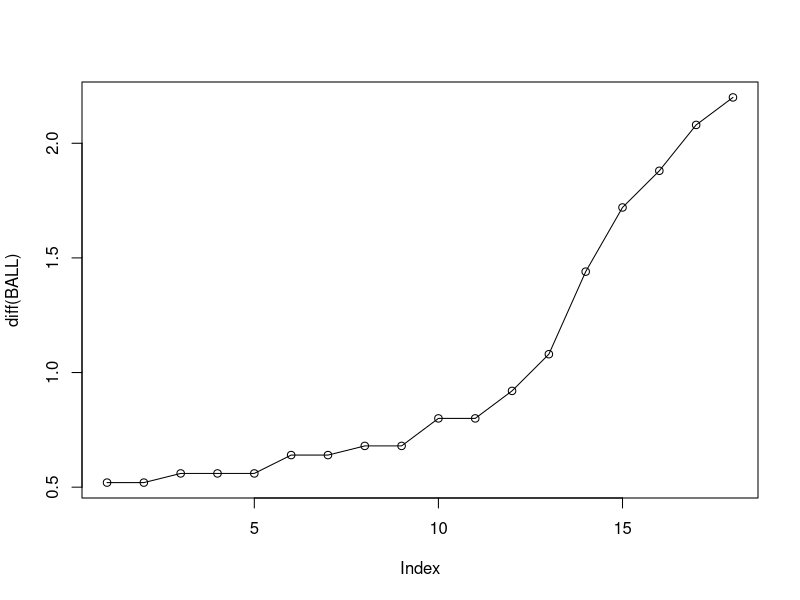
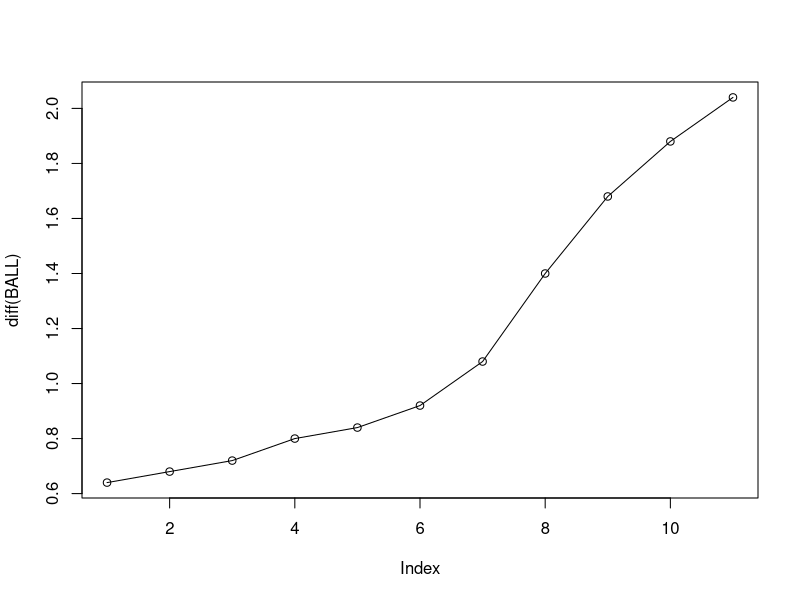
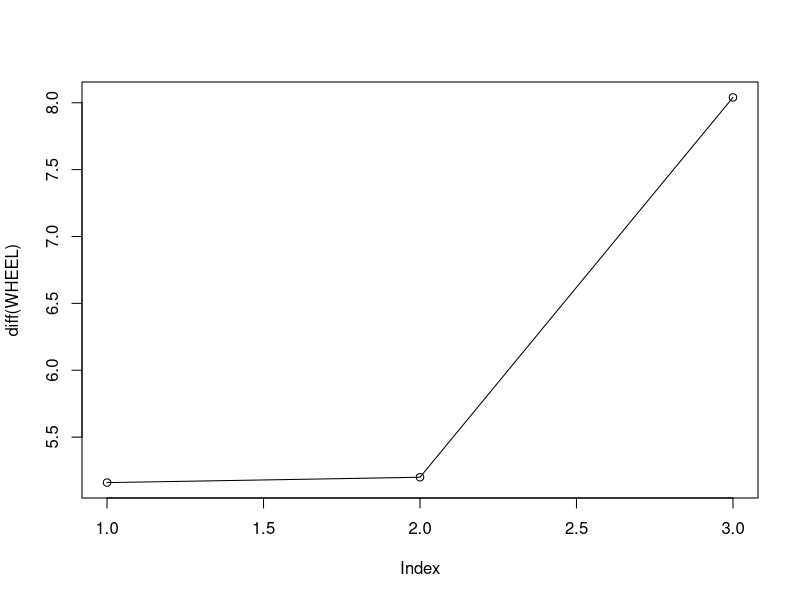
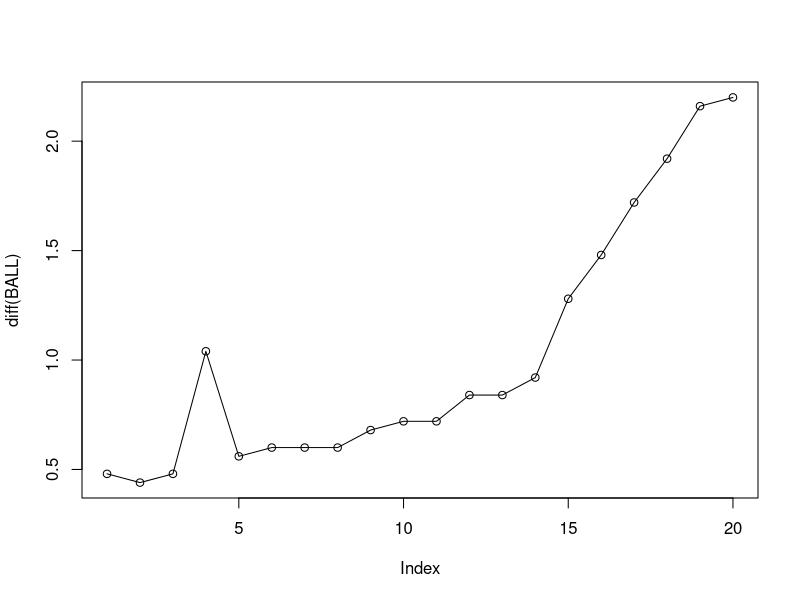
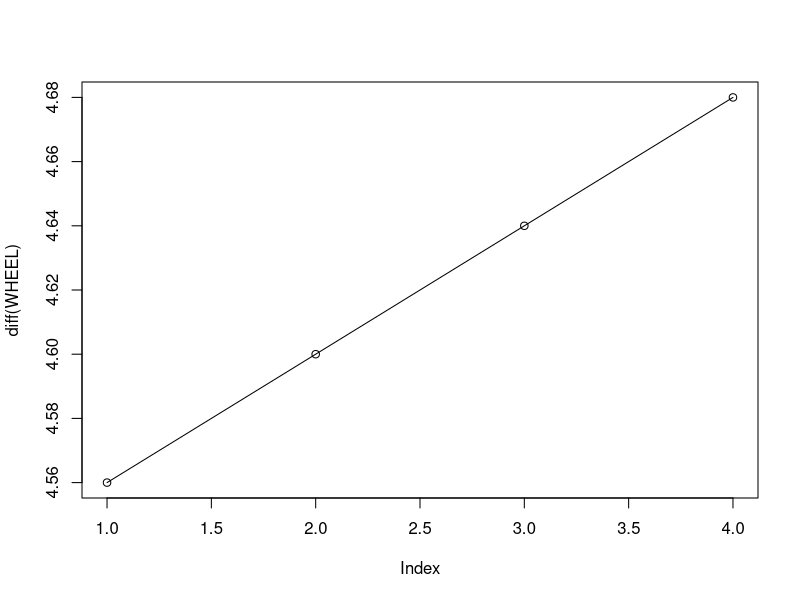
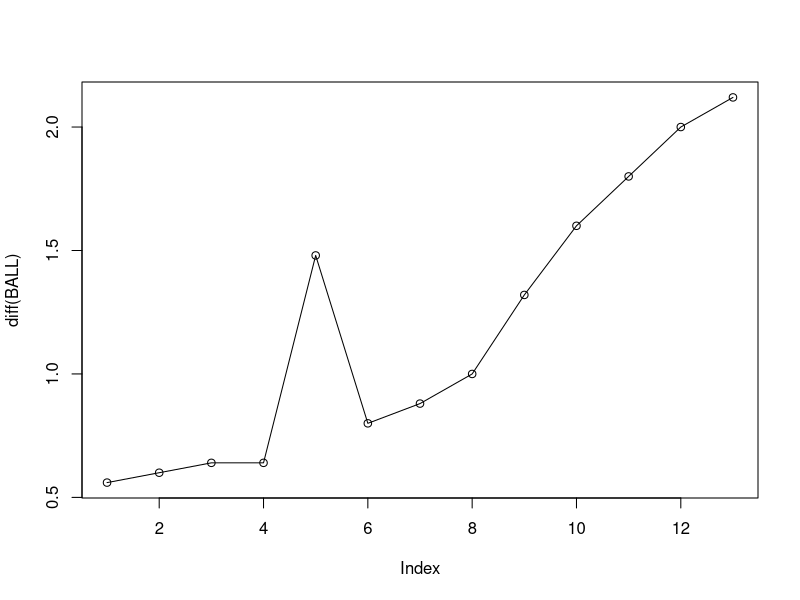
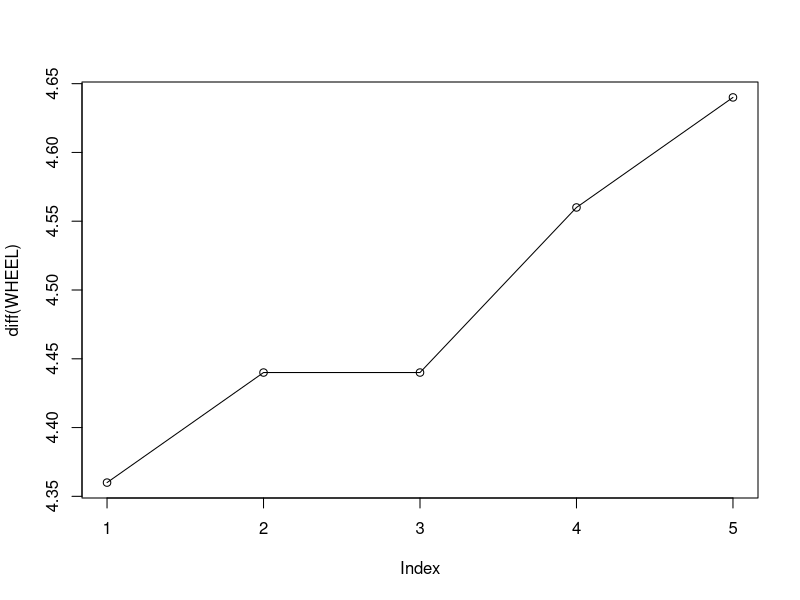
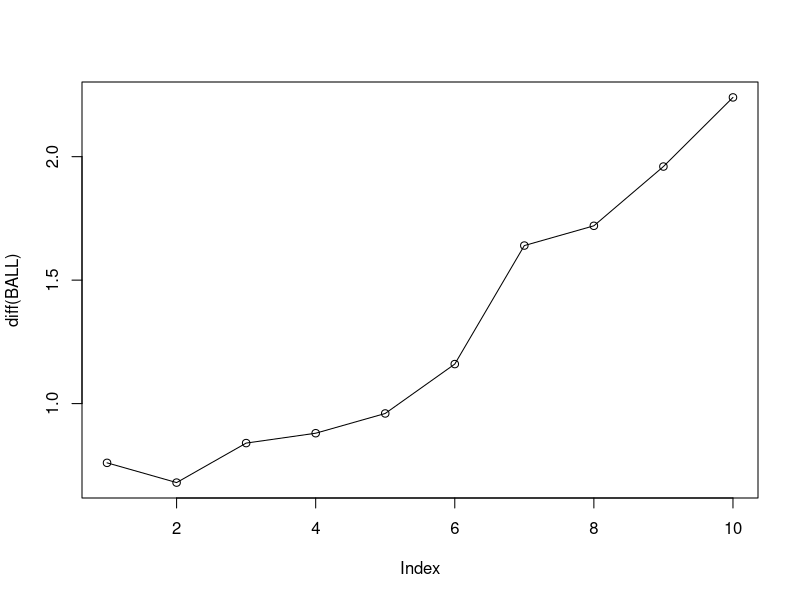

These figures' R source, in order:

# experiment 1
BALL = c(0.68, 1.20, 1.72, 2.28, 2.84, 3.40, 4.04, 4.68, 5.36, 6.04, 6.84, 7.64, 8.56, 9.64, 11.08, 12.80, 14.68, 16.76, 18.96)
plot(diff(BALL), type='o')

real_BALL_1 = c(01.049, 01.700, 02.400, 03.133, 03.916, 04.733, 05.649, 06.349, 08.266, 09.816, 11.683, 13.733)
real_BALL_2 = c(01.200, 02.133, 03.200, 04.633, 06.349, 08.249, 10.366)
real_BALL_3 = c(00.966, 01.816, 02.833, 04.066, 05.666, 07.449, 09.416, 11.633)
real_BALL_4 = c(01.349, 01.883, 02.466, 03.049, 03.666, 04.333, 05.016, 05.733, 06.533, 07.366, 08.266, 09.400, 10.833, 12.533, 14.400, 16.466)
real_BALL_5 = c(01.200, 01.716, 02.233, 02.816, 03.416, 04.016, 04.649, 05.383, 06.066, 06.833, 07.649, 08.566, 09.683, 11.066, 12.700, 14.549, 16.583, 18.683) # ca tape le diamond. quasiment un tour complet.
real_BALL_6 = c(00.666, 01.166, 01.700, 02.233, 02.800, 03.383, 03.999, 04.666, 05.333, 06.033, 06.800, 07.633, 08.566, 09.649, 11.066, 12.766, 14.649, 16.733, 19.049)
real_BALL_7 = c(01.783, 02.383, 02.983, 03.583, 04.300, 04.983, 05.749, 06.566, 07.433, 08.416, 09.733, 11.283, 13.016, 14.983, 17.149, 19.200)
real_BALL_8 = c(01.616, 02.216, 02.833, 03.533, 04.216, 04.966, 05.766, 06.666, 07.649, 08.933, 10.500, 12.349, 14.266, 16.466)
real_BALL_9 = c(00.800, 01.200, 01.633, 02.100, 02.533, 03.016, 03.466, 03.999, 04.566, 05.133, 05.700, 06.300, 06.933, 07.600, 08.316, 09.033, 09.833, 10.733, 11.716, 12.949, 14.500, 16.300, 18.200, 20.416)
real_BALL_10 = c(01.333, 01.800, 02.249, 02.749, 03.249, 03.783, 04.349, 04.949, 05.549, 06.183, 06.833, 07.549, 08.249, 09.083, 09.983, 10.916, 12.133, 13.600, 15.333, 17.249, 19.416, 21.683)
real_BALL_11 = c(00.616, 01.166, 01.783, 02.416, 03.100, 03.800, 04.533, 05.349, 06.216, 07.233, 08.549, 10.149, 11.916, 13.933, 15.966)
real_BALL_12 = c(00.600, 01.316, 02.033, 02.849, 03.733, 04.716, 05.900, 07.483, 09.216, 11.200, 13.400)
real_BALL_13 = c(02.616, 03.249, 03.916, 04.600, 05.333, 06.116, 06.949, 07.916, 09.049, 10.483, 12.166, 14.100, 16.200)
real_BALL_14 = c(00.800, 01.349, 01.949, 02.566, 03.233, 03.883, 04.666, 05.433, 06.316, 07.266, 08.466, 09.983, 11.716, 13.616, 15.783, 18.083)
real_BALL_15 = c(01.183, 01.700, 02.249, 02.833, 03.416, 04.033, 04.666, 05.383, 06.083, 06.883, 07.716, 08.666, 09.816, 11.233, 12.900, 14.783, 16.900)
real_BALL_16 = c(01.316, 01.900, 02.483, 03.100, 03.733, 04.433, 05.116, 05.866, 06.649, 07.500, 08.449, 09.649, 11.100, 12.833, 14.766, 16.866)
real_BALL_17 = c(01.100, 01.766, 02.433, 03.116, 03.866, 04.666, 05.549, 06.583, 07.849, 09.483, 11.366, 13.400)
real_BALL_18 = c(00.683, 01.183, 01.683, 02.233, 02.800, 03.383, 03.983, 04.616, 05.300, 06.033, 06.800, 07.600, 08.449, 09.466, 10.766, 12.366, 14.166, 16.200, 18.383)
real_BALL_19 = c(00.833, 01.266, 01.700, 02.133, 02.633, 03.100, 03.600, 04.149, 04.683, 05.249, 05.849, 06.466, 07.116, 07.800, 08.483, 09.266, 10.049, 10.966, 11.983, 13.266, 14.866, 16.666, 18.666, 20.816)
real_BALL_20 = c(00.683, 01.066, 01.516, 01.983, 02.500, 02.999, 03.500, 04.066, 04.633, 05.233, 05.849, 06.483, 07.183, 07.883, 08.649, 09.449, 10.366, 11.366, 12.649, 14.233, 16.016, 17.983, 20.100)
real_BALL_21 = c(00.783, 01.333, 01.949, 02.583, 03.233, 03.900, 04.649, 05.449, 06.266, 07.200, 08.266, 09.716, 11.400, 13.233, 15.316, 18.16) # 18.16 is for compatibility. The ball is off the track but passes the landmark.
real_BALL_22 = c(01.633, 02.183, 02.800, 03.416, 04.066, 04.783, 05.549, 06.333, 07.233, 08.233, 09.466, 11.033, 12.833, 14.766, 16.966)
real_BALL_23 = c(01.666, 02.183, 02.716, 03.283, 03.933, 04.516, 05.183, 05.849, 06.583, 07.400, 08.233, 09.183, 10.266, 11.766, 13.433, 15.333, 17.449)
real_BALL_24 = c(00.649, 01.133, 01.616, 02.083, 02.616, 03.133, 03.666, 04.233, 04.849, 05.466, 06.133, 06.833, 07.583, 08.333, 09.216, 10.200, 11.383, 12.866, 14.600, 16.483, 18.633)
real_BALL_25 = c(00.816, 01.283, 01.833, 02.366, 02.900, 03.466, 04.066, 04.700, 05.383, 06.066, 06.833, 07.633, 08.483, 09.533, 10.783, 12.416, 14.183, 16.149, 18.266)
real_BALL_26 = c(00.833, 01.383, 01.916, 02.516, 03.116, 03.783, 04.433, 05.166, 05.866, 06.683, 07.566, 08.566, 09.800, 11.400, 13.133, 15.183, 17.316)
real_BALL_27 = c(01.066, 01.666, 02.283, 02.916, 03.516, 04.233, 05.016, 05.816, 06.783, 07.849, 09.333, 11.033, 12.933, 15.283)
# id, deterministic_number, number, time
# 1 29 15 15.616
# 2 2 24 11.949
# 3 22 23 13.033
# 4 13 20 17.783
# 5 15 10 18.749
# 6 32 33 18.349
# 7 31 19 18.233
# 8 16 5 16.700
# 9 15 33 21.749
# 10 14 12 21.116
# 11 27 26 16.333
# 12 23 33 14.733
# 13 9 36 17.716
# 14 24 11 18.233
# 15 34 35 18.733
# 16 20 8 18.466
# 17 14 30 15.300
# 18 32 24 19.800
# 19 8 33 22.600
# 20 11 14 20.333
# 21 6 20 15.016
# 22 15 31 18.333
# 23 0 25 19.233
# 24 14 31 20.249
# 25 29 5 18.533
# 26 22 26 18.283
# 27 0 34 16.849

# ==> 1.mp4.txt <==
BALL = c(1.08, 1.72, 2.4, 3.12, 3.92, 4.76, 5.68, 6.76, 8.16, 9.84, 11.72, 13.76)
WHEEL = c(3.28, 8.44, 13.64, 21.68)
plot(diff(BALL), type='o')
plot(diff(WHEEL), type='o')


# ==> 10.mp4.txt <==
BALL = c(1.36, 1.84, 2.28, 2.76, 3.8, 4.36, 4.96, 5.56, 6.16, 6.84, 7.56, 8.28, 9.12, 9.96, 10.88, 12.16, 13.64, 15.36, 17.28, 19.44, 21.64)
WHEEL = c(4.2, 8.76, 13.36, 18., 22.68)
plot(diff(BALL), type='o')
plot(diff(WHEEL), type='o')


# ==> 11.mp4.txt <==
BALL = c(0.64, 1.2, 1.8, 2.44, 3.08, 4.56, 5.36, 6.24, 7.24, 8.56, 10.16, 11.96, 13.96, 16.08)
WHEEL = c(0.12, 4.48, 8.92, 13.36, 17.92, 22.56)
plot(diff(BALL), type='o')
plot(diff(WHEEL), type='o')


# ==> 12.mp4.txt <==
BALL = c(0.6, 1.36, 2.04, 2.88, 3.76, 4.72, 5.88, 7.52, 9.24, 11.2, 13.44)
WHEEL = c(0.4, 5.2, 9.96, 14.84, 19.76, 24.8 )
plot(diff(BALL), type='o')
plot(diff(WHEEL), type='o')


# ==> 13.mp4.txt <==
BALL = c(2.64, 3.24, 3.96, 4.6, 5.36, 6.16, 6.96, 7.88, 9.04, 10.48, 12.2, 14.08, 16.24)
WHEEL = c(0.64, 5.16, 9.72, 14.28, 18.92, 23.6 )
plot(diff(BALL), type='o')
plot(diff(WHEEL), type='o')


# ==> 14.mp4.txt <==
BALL = c(0.76, 1.36, 1.96, 2.56, 3.92, 4.68, 5.44, 6.32, 7.28, 8.48, 10., 11.76, 13.64, 15.8, 18.04)
WHEEL = c(2.16, 6.88, 11.56, 16.4, 21.2 )
plot(diff(BALL), type='o')
plot(diff(WHEEL), type='o')


# ==> 15.mp4.txt <==
BALL = c(1.2, 1.72, 2.28, 2.84, 3.44, 4.04, 4.68, 5.4, 6.12, 6.92,  7.72, 8.68, 9.84, 11.28, 12.96, 14.84, 16.92)
WHEEL = c(2.16, 6.24, 10.4, 14.6, 18.8, 23.12)
plot(diff(BALL), type='o')
plot(diff(WHEEL), type='o')


# ==> 16.mp4.txt <==
BALL = c(1.36, 1.92, 2.48, 3.12, 3.76, 4.4, 5.12, 5.84, 6.68, 7.52,  8.48, 9.68, 11.2, 12.88, 14.84, 16.92)
WHEEL = c(1., 5.68, 10.36, 15.16, 20.04)
plot(diff(BALL), type='o')
plot(diff(WHEEL), type='o')


# ==> 17.mp4.txt <==
BALL = c(1.12, 1.8, 2.44, 3.12, 3.88, 4.68, 5.56, 6.6, 7.92, 9.56,  11.36, 13.04, 13.44)
WHEEL = c(3.36, 8.16, 13., 17.96, 22.92)
plot(diff(BALL), type='o')
plot(diff(WHEEL), type='o')


# ==> 18.mp4.txt <==
BALL = c(0.72, 1.2, 1.72, 2.24, 2.8, 3.4, 4., 4.64, 5.32, 6.08,  6.8, 7.64, 8.48, 9.48, 10.76, 12.4, 14.2, 16.24, 18.44)
WHEEL = c(2.72, 7.64, 12.56, 17.64, 22.68)
plot(diff(BALL), type='o')
plot(diff(WHEEL), type='o')


# ==> 19.mp4.txt <==
BALL = c(1.28, 1.72, 2.16, 3.12, 3.64, 4.12, 4.68, 5.28, 5.96, 6.48,  7.12, 7.84, 8.52, 9.28, 10.08, 10.96, 12., 13.28, 14.92, 16.72,  18.72, 20.88)
WHEEL = c(3.48, 8.36, 13.32, 18.32, 23.44)
plot(diff(BALL), type='o')
plot(diff(WHEEL), type='o')


# ==> 2.mp4.txt <==
BALL = c(0.56, 1.2, 2.12, 3.24, 3.88, 4.64, 5.76, 6.36, 7., 8.24,  8.84, 10.36, 10.84, 11.64, 13.76, 14.44)
WHEEL = c(0.08, 5.48, 11.08)
plot(diff(BALL), type='o')
plot(diff(WHEEL), type='o')


# ==> 20.mp4.txt <==
BALL = c(0.64, 1.08, 1.56, 2.48, 3.52, 4.08, 4.68, 5.28, 5.88, 6.52,  7.2, 7.92, 8.68, 9.48, 10.36, 11.36, 12.68, 14.28, 16.04, 18.04,  20.24)
WHEEL = c(3.16, 7.88, 12.72, 17.52, 22.52)
plot(diff(BALL), type='o')
plot(diff(WHEEL), type='o')


# ==> 21.mp4.txt <==
BALL = c(0.8, 1.36, 1.96, 2.56, 3.28, 3.92, 4.68, 5.48, 6.28, 7.24,  8.28, 9.68, 11.44, 13.28, 15.36, 18.08)
WHEEL = c(3.8, 8.28, 12.8, 17.4, 22.04)
plot(diff(BALL), type='o')
plot(diff(WHEEL), type='o')


# ==> 22.mp4.txt <==
BALL = c(2.84, 3.44, 4.08, 4.8, 5.56, 6.36, 7.28, 8.24, 9.48, 11.08,  12.84, 14.8, 17.04)
WHEEL = c(3.68, 7.96, 12.28, 16.64, 21.08)
plot(diff(BALL), type='o')
plot(diff(WHEEL), type='o')


# ==> 23.mp4.txt <==
BALL = c(1.68, 2.2, 2.76, 3.32, 3.92, 4.52, 5.2, 5.88, 6.6, 7.44,  8.28, 9.2, 10.32, 11.76, 13.48, 15.36, 17.48)
WHEEL = c(4.32, 8.88, 13.4, 18.08, 22.8 )
plot(diff(BALL), type='o')
plot(diff(WHEEL), type='o')


# ==> 24.mp4.txt <==
BALL = c(0.68, 1.12, 1.64, 2.64, 3.68, 4.28, 4.88, 5.48, 6.12, 6.88,  7.56, 8.36, 9.24, 10.24, 11.36, 12.88, 14.6, 16.52, 18.68)
WHEEL = c(0.84, 4.96, 9.08, 13.32, 17.52, 21.88)
plot(diff(BALL), type='o')
plot(diff(WHEEL), type='o')


# ==> 25.mp4.txt <==
BALL = c(0.84, 1.32, 2.4, 2.92, 3.48, 4.08, 4.72, 5.4, 6.08, 6.84,  7.64, 8.52, 9.52, 10.8, 12.44, 14.16, 16.16, 18.32)
WHEEL = c(3.48, 8.2, 13., 17.84, 22.8 )
plot(diff(BALL), type='o')
plot(diff(WHEEL), type='o')


# ==> 26.mp4.txt <==
BALL = c(0.84, 1.4, 1.96, 2.52, 3.12, 3.76, 4.48, 5.2, 5.88, 6.68,  7.56, 8.56, 9.84, 11.44, 13.24, 15.16, 17.36)
WHEEL = c(3.64, 8.68, 13.76, 19.08, 24.4 )
plot(diff(BALL), type='o')
plot(diff(WHEEL), type='o')


# ==> 27.mp4.txt <==
BALL = c(1.08, 1.68, 2.28, 2.92, 4.24, 5.04, 5.6, 5.84, 6.76, 7.48,  7.88, 9.36, 9.84, 10.48, 11.08, 13.04, 15.32)
WHEEL = c(0.6, 5.24, 10.04, 15.16, 20.12)
plot(diff(BALL), type='o')
plot(diff(WHEEL), type='o')


# ==> 3.mp4.txt <==
BALL = c(0.96, 1.84, 2.84, 4.08, 5.68, 7.48, 9.44, 11.64)
WHEEL = c(4.4, 9.44, 14.64)
plot(diff(BALL), type='o')
plot(diff(WHEEL), type='o')


# ==> 4.mp4.txt <==
BALL = c(0.88, 1.36, 1.88, 2.48, 3.08, 3.68, 4.36, 5.04, 5.76, 6.56,  7.36, 8.28, 9.4, 10.84, 12.16, 12.52, 14.44, 15.04, 16.48, 16.88,  17.16, 18., 19.12, 19.84)
WHEEL = c(2.72, 7.48, 12.12, 17.32)
plot(diff(BALL), type='o')
plot(diff(WHEEL), type='o')


# ==> 5.mp4.txt <==
BALL = c(0.16, 1.2, 2.24, 2.8, 4.04, 4.68, 5.32, 6.08, 6.8, 7.64,  8.04, 8.6, 9.68, 11.08, 12.68, 13.8, 14.52, 16.16, 16.6, 18.88, 21.)
WHEEL = c(4.52, 9.16, 13.96, 18.76)
plot(diff(BALL), type='o')
plot(diff(WHEEL), type='o')


# ==> 6.mp4.txt <==
BALL = c(0.48, 0.68, 1.2, 1.72, 2.28, 2.84, 3.4, 4.04, 4.68, 5.36,  6.04, 6.84, 7.64, 7.96, 8.56, 9.68, 10.24, 11.08, 12., 12.8,  14.68, 16.76, 19.12, 19.76, 21.48)
WHEEL = c(2.96, 7.56, 12.2, 16.88, 21.68)
plot(diff(BALL), type='o')
plot(diff(WHEEL), type='o')


# ==> 7.mp4.txt <==
BALL = c(1.8, 2.4, 3., 3.6, 4.28, 5., 5.76, 6.56, 7.44, 8.44, 9.,  9.72, 11.28, 12., 13.04, 13.84, 14.44, 15., 16.88, 17.2, 17.6,  18.76, 19.24, 20.76)
WHEEL = c(4.4, 9.2, 14., 18.96)
plot(diff(BALL), type='o')
plot(diff(WHEEL), type='o')


# ==> 8.mp4.txt <==
BALL = c(1.64, 2.24, 2.84, 4.2, 5.76, 6.64, 7.68, 8.96, 10.52, 12.36, 14.28, 16.52)
WHEEL = c(1.72, 6.08, 10.52, 15.08, 19.64, 24.24)
plot(diff(BALL), type='o')
plot(diff(WHEEL), type='o')


# ==> 9.mp4.txt <==
BALL = c(1.24, 2.56, 3.48, 4.6, 5.16, 5.68, 6.28, 7.6, 9.04, 9.84,  10.76, 11.68, 13., 14.52, 16.28, 18.2, 20.4 )
WHEEL = c(2.8, 7., 11.36, 15.72, 20.12, 24.64)
plot(diff(BALL), type='o')
plot(diff(WHEEL), type='o')



plot(c( 1.8,  2.4,  3.,   3.6,  4.28, 5.,   5.76, 6.6,  7.48, 8.44, 9.72, 11.28, 13.04, 15.,  17.2, 19.24))
